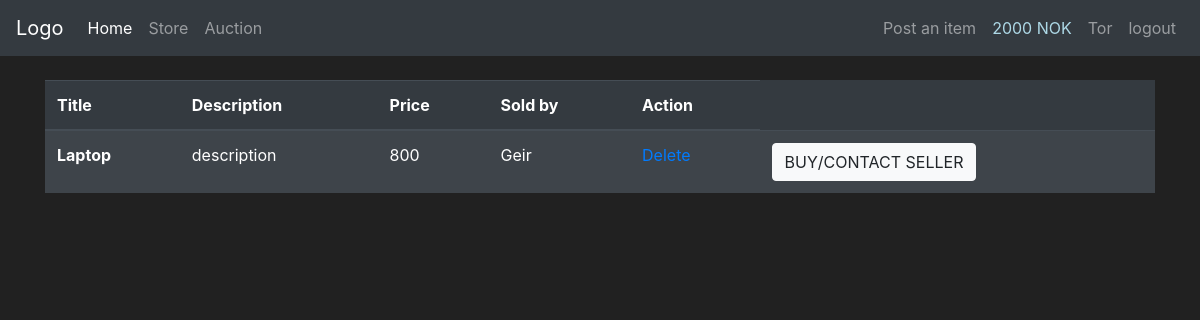
Before: /owned_goods (signed in) with the older database file.
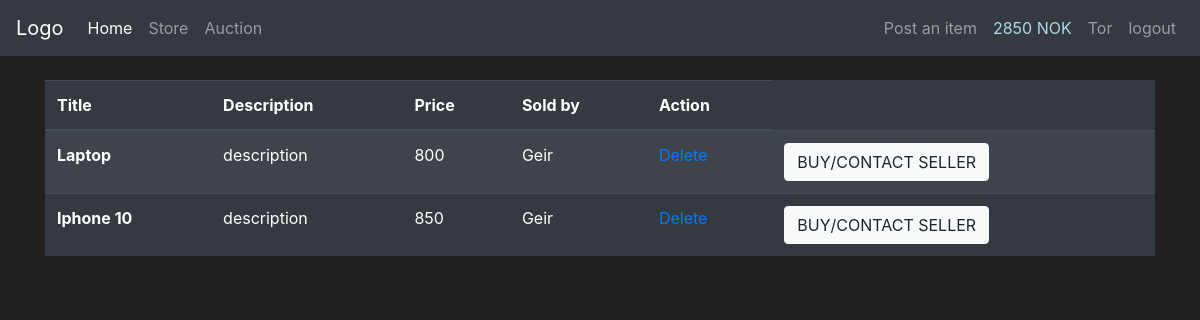
After: the same page with the newer database file.
### app_flask/models.py (models this page shows, shortened)
class User(db.Model, UserMixin):
    id = db.Column(db.Integer(), primary_key=True)
    username = db.Column(db.String(length=25), nullable=False, unique=True)
    email = db.Column(db.String(length=60), nullable=False, unique=True)
    password_hash = db.Column(db.String(length=60), nullable=False)
    profile_type = db.Column(db.Boolean(), nullable=False, default=False)
    cash = db.Column(db.Integer(), nullable=False, default=2000)
    date_created = db.Column(db.DateTime(), default=datetime.utcnow)
    goods = db.relationship('Goods', backref='goods_owned_by_user', lazy=True)
    store = db.relationship('Store', backref='store_owner', lazy=True)
    @property
    def password(self):
        return self.password

class Goods(db.Model):
    id = db.Column(db.Integer, primary_key=True)
    name = db.Column(db.String(30), unique=True, nullable=False)
    description = db.Column(db.String(70), unique=False, nullable=False)
    price = db.Column(db.Integer, unique=False, nullable=False)
    product_number = db.Column(db.String(length=6), nullable=False, unique=True)
    goods_type = db.Column(db.Boolean(), nullable=False, default=False)
    date_created = db.Column(db.DateTime(), default=datetime.utcnow)
    user_owner = db.Column(db.Integer(), db.ForeignKey('user.id'))
    store_owner = db.Column(db.Integer(), db.ForeignKey('store.id'))

### app_flask/main/routes.py (the view)
@bp.route('/owned_goods', methods=['GET', 'POST'])
def show_owned_goods():
    db_goods = db.session.query(User, Goods).filter(User.id == Goods.user_owner).all()
    return render_template('showGoods.html', db_goods=db_goods)

### app_flask/models.py (called while the page is built)
@login_manager.user_loader
def load_user(user_id):
    return User.query.get(int(user_id))

### app_flask/templates/showGoods.html (shortened to what this page needs)
{% extends 'base.html' %}
{% block content %}
<div class="container">
    <br>
    <table class="table table-dark table-striped">
      <thead>
        <tr>
          <th scope="col">Title</th>
          <th scope="col">Description</th>
          <th scope="col">Price</th>
          <th scope="col">Sold by</th>
          <th scope="col">Action</th>
        </tr>
      </thead>
      <tbody>
      {%for users, goods in db_goods%}
        <tr>
          <th scope="row" class=".table-striped">
                {{ goods.name }}
            <br>
            </th>
          <td class=".table-striped">{{ goods.description}}</td>
          <td class=".table-striped">{{ goods.price}}</td>
          <td class=".table-striped">{{ users.username}}</td>
          <td class=".table-striped"><a href="{{ url_for('main.delete_goods', id=goods.id)}}">Delete</a></td>
          <td class=".table-striped"><button type="button" class="btn btn-light">BUY/CONTACT SELLER</button></td>
        </tr>
      {% endfor %}
      </tbody>
    </table>
</div>
{% endblock %}

### app_flask/templates/base.html (shortened to what this page needs)
<!doctype html>
<html lang="en">
   <head>
      <link rel="stylesheet" href="https://cdn.jsdelivr.net/npm/bootstrap@4.5.3/dist/css/bootstrap.min.css">
   </head>
   <body>
    <nav class="navbar navbar-expand-md navbar-dark bg-dark">
        <a class="navbar-brand" href="{{ url_for('main.home_page') }}">Logo</a>
        <div class="collapse navbar-collapse" id="navbarNav">
            <ul class="navbar-nav mr-auto">
                <li class="nav-item active">
                    <a class="nav-link" href="{{ url_for('main.home_page') }}">Home <span class="sr-only">(current)</span></a>
                </li>
                <li class="nav-item">
                    <a class="nav-link" href="{{ url_for('main.store_page') }}">Store</a>
                </li>
                <li class="nav-item">
                    <a class="nav-link" href="{{ url_for('main.auction_page') }}">Auction</a>
                </li>
            </ul>
            {% if current_user.username=="Admin" %}
            <ul class="navbar-nav">
                <li class="nav-item">
                    <a class="nav-link" href="{{ url_for('main.display_admin_panel') }}">Admin panel</a>
                </li>
                <li class="nav-item">
                    <a class="nav-link">{{ current_user.username }}</a>
                </li>
                <li class="nav-item">
                    <a class="nav-link" href="{{ url_for('auth.logout_page') }}">logout</a>
                </li>
            </ul>
            {% elif current_user.is_authenticated and current_user.profile_type==1 %}
            <ul class="navbar-nav">
                <li class="nav-item">
                    <a class="nav-link" href="{{ url_for('main.add_goods')}}">Post an item</a>
                </li>
                <li class="nav-item">
                    <a class="nav-link" href="#" style="color:lightblue">{{ current_user.cash }} NOK</a>
                </li>
                <li class="nav-item">
                    <a class="nav-link">{{ current_user.username }}</a>
                </li>
                <li class="nav-item">
                    <a class="nav-link" href="{{ url_for('auth.logout_page') }}">logout</a>
                </li>
            </ul>
            {% endif %}
        </div>
      </nav>
      {% block content %}
      {% endblock %}
   </body>
</html>

Changed rows visible on the page:
changed User "Tor": cash "2000" → "2850"
now on one of the page's lists (row edited): User: name "Iphone 10", description "description", price "850", username "Geir"
